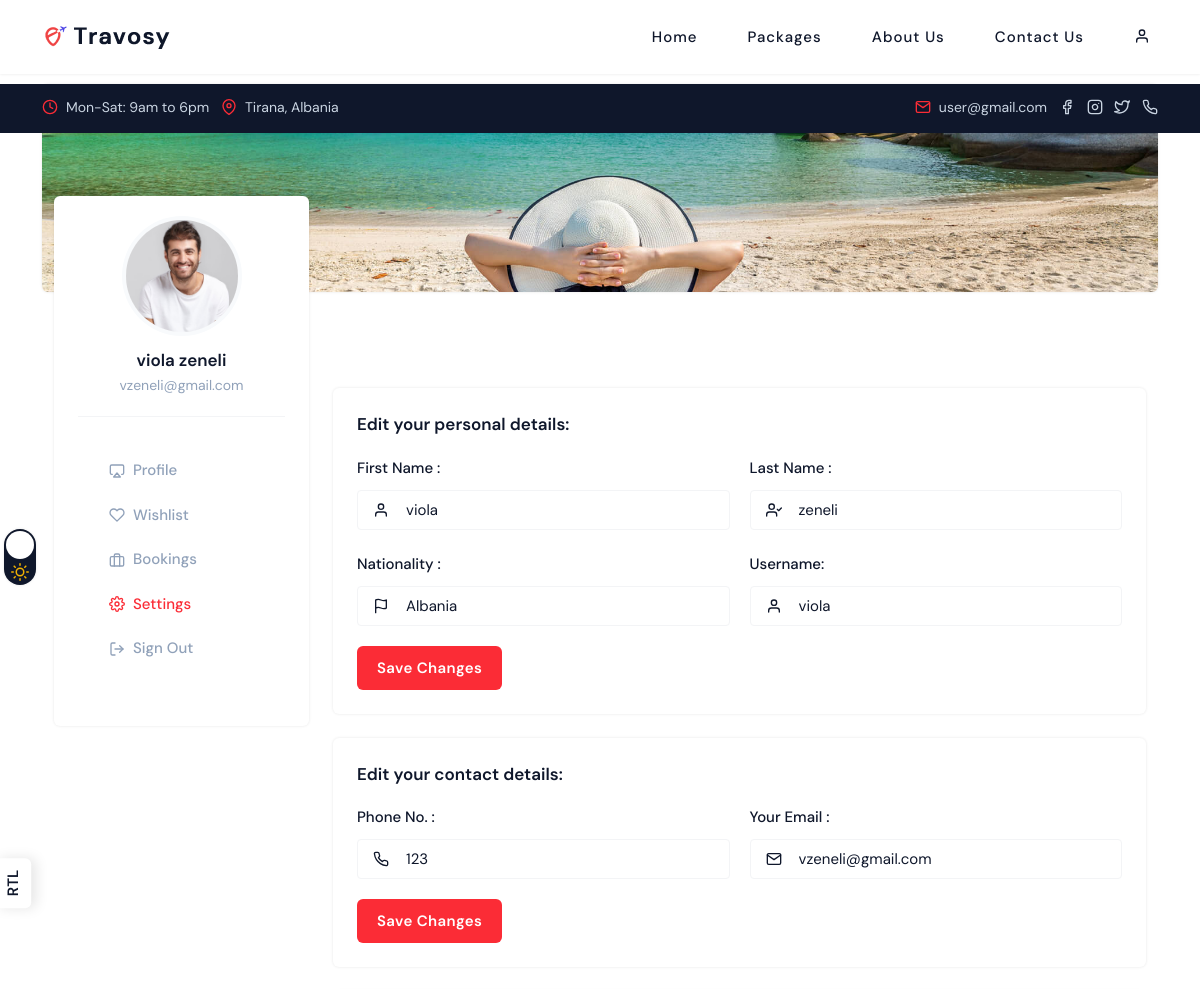
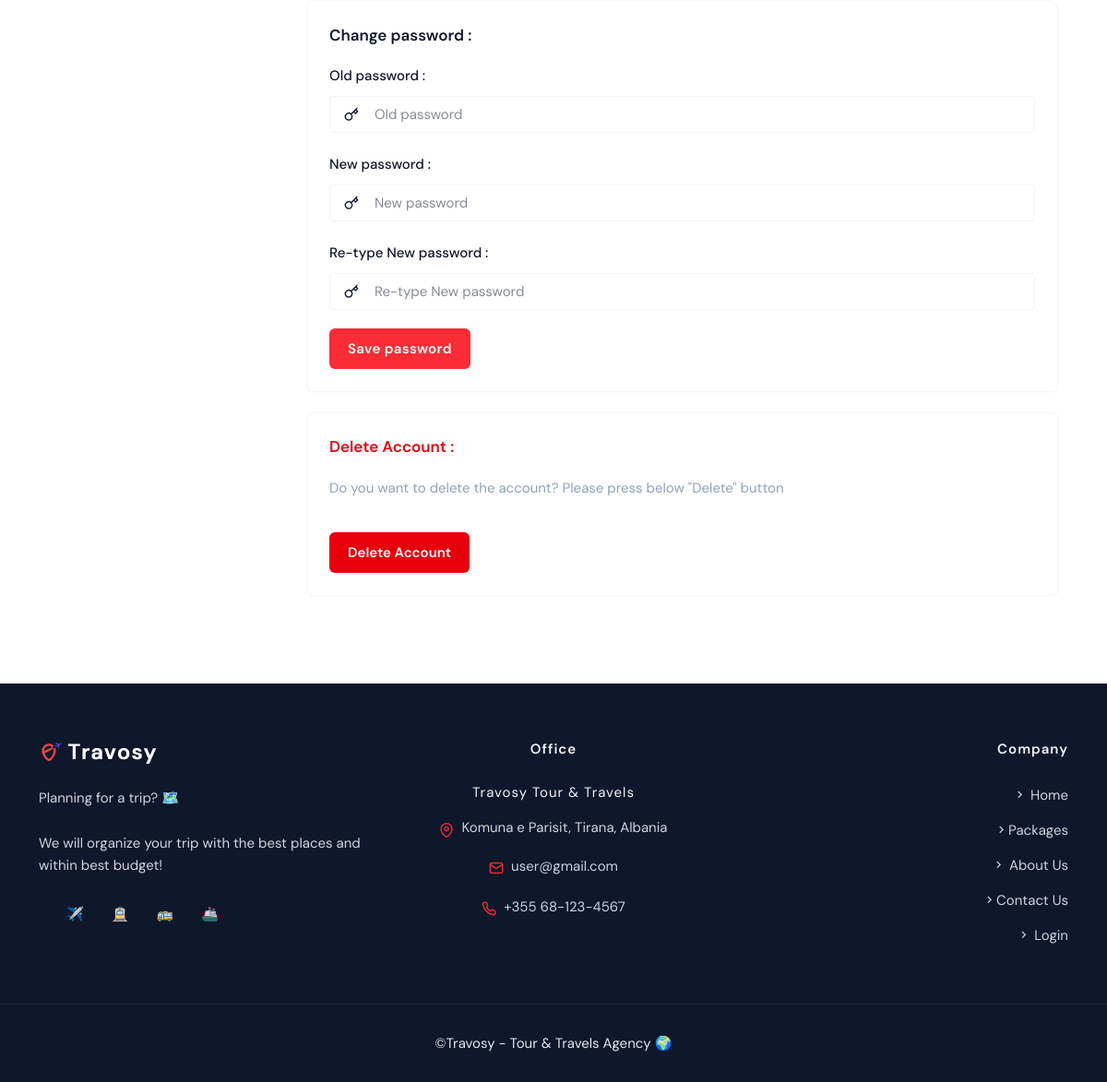
The app's page /user/user-setting.php (signed in) with its own data (2 pictures, top to bottom).
### tables this page shows
CREATE TABLE `users` (
  `user_id` int(11) NOT NULL,
  `username` varchar(50) NOT NULL,
  `email` varchar(255) NOT NULL,
  `password_hash` varchar(255) NOT NULL,
  `first_name` varchar(100) NOT NULL,
  `last_name` varchar(100) NOT NULL,
  `birthday` date DEFAULT NULL,
  `passport_number` varchar(50) DEFAULT NULL,
  `gender` enum('male','female','other') DEFAULT NULL,
  `nationality` varchar(100) DEFAULT NULL,
  `phone` varchar(20) DEFAULT NULL,
  `role` enum('user','admin') NOT NULL DEFAULT 'user',
  `created_at` datetime NOT NULL DEFAULT current_timestamp(),
  `profile_pic` varchar(2083) DEFAULT '/images/client/default.jpg'
);

### user/user-setting.php (the view, shortened to what this page needs)
<?php
    $base_dir = __DIR__ . '/../Base';
    $static_url = '/Travosy/assets';
    include '../db.php';
    $user_id = $_SESSION['user_id'];
    $sql = "SELECT first_name, last_name, nationality, username, phone, email FROM users WHERE user_id=?";
    $stmt = $conn->prepare($sql);
    $stmt->bind_param("i", $user_id);
    $stmt->execute();
    $result = $stmt->get_result();
    $user = $result->fetch_assoc();
?>
<section class="relative lg:pb-24 pb-16 md:mt-[84px] mt-[70px]">
    <div class="container md:!px-3 !px-0 relative">
        <div class="relative overflow-hidden md:rounded-md shadow-sm dark:shadow-gray-800 h-52 bg-center bg-no-repeat bg-cover" style="background-image: url('<?php echo $static_url . '/images/bg/cta.jpg'; ?>');"></div>
    </div>
    <div class="container relative md:mt-24 mt-16">
        <div class="md:flex">
            <div class="lg:w-1/4 md:w-1/3 md:px-3">
                <div class="sidebar">
                    <?php include 'user-sidebar.php'; ?>
                </div>
            </div>
            <div class="lg:w-3/4 md:w-2/3 md:px-3 mt-6 md:mt-0">
                <div class="p-6 rounded-md shadow-sm dark:shadow-gray-800 bg-white dark:bg-slate-900">
                    <h5 class="text-lg font-semibold mb-4">Edit your personal details:</h5>
                    <form method="POST" action="">
                        <div class="grid lg:grid-cols-2 grid-cols-1 gap-5">
                            <div>
                                <label class="form-label font-medium">First Name : <span class="text-red-600"></span></label>
                                <div class="form-icon relative mt-2">
                                <i data-feather="user" class="w-4 h-4 absolute top-3 start-4"></i>
                                <input type="text" name="first_name" value="<?php echo htmlspecialchars($user['first_name']); ?>" required class="ps-12 w-full py-2 px-3 h-10 bg-transparent dark:bg-slate-900 dark:text-slate-200 rounded outline-none border border-gray-100 dark:border-gray-800 focus:ring-0">
                                </div>
                            </div>
                            <div>
                                <label class="form-label font-medium">Last Name : <span class="text-red-600"></span></label>
                                <div class="form-icon relative mt-2">
                                <i data-feather="user-check" class="w-4 h-4 absolute top-3 start-4"></i>
                                <input type="text" name="last_name" value="<?php echo htmlspecialchars($user['last_name']); ?>" required class="ps-12 w-full py-2 px-3 h-10 bg-transparent dark:bg-slate-900 dark:text-slate-200 rounded outline-none border border-gray-100 dark:border-gray-800 focus:ring-0">
                                </div>
                            </div>
                            <div>
                                <label class="form-label font-medium">Nationality : <span class="text-red-600"></span></label>
                                <div class="form-icon relative mt-2">
                                <i data-feather="flag" class="w-4 h-4 absolute top-3 start-4"></i>
                                <input type="text" name="nationality" value="<?php echo htmlspecialchars($user['nationality']); ?>" required class="ps-12 w-full py-2 px-3 h-10 bg-transparent dark:bg-slate-900 dark:text-slate-200 rounded outline-none border border-gray-100 dark:border-gray-800 focus:ring-0">
                                </div>
                            </div>
                            <div>
                                <label class="form-label font-medium">Username:</label>
                                <div class="form-icon relative mt-2">
                                <i data-feather="user" class="w-4 h-4 absolute top-3 start-4"></i>
                                <input type="text" name="username" value="<?php echo htmlspecialchars($user['username']); ?>" required class="ps-12 w-full py-2 px-3 h-10 bg-transparent dark:bg-slate-900 dark:text-slate-200 rounded outline-none border border-gray-100 dark:border-gray-800 focus:ring-0">
                                </div>
                            </div>
                        </div>
                        <input type="submit" id="submit" name="send" class="py-2 px-5 inline-block font-semibold tracking-wide align-middle duration-500 text-base text-center bg-red-500 text-white rounded-md mt-5" value="Save Changes">
                    </form>
                </div>
                <div class="p-6 rounded-md shadow-sm dark:shadow-gray-800 bg-white dark:bg-slate-900 mt-6">
                    <h5 class="text-lg font-semibold mb-4">Edit your contact details:</h5>
                    <form method="POST" action="">
                        <div class="grid lg:grid-cols-2 grid-cols-1 gap-5">
                            <div>
                                <label class="form-label font-medium">Phone No. :</label>
                                <div class="form-icon relative mt-2">
                                    <i data-feather="phone" class="w-4 h-4 absolute top-3 start-4"></i>
                                    <input name="phone" id="phone" type="text" value="<?php echo htmlspecialchars($user['phone']); ?>" required class="ps-12 w-full py-2 px-3 h-10 bg-transparent dark:bg-slate-900 dark:text-slate-200 rounded outline-none border border-gray-100 dark:border-gray-800 focus:ring-0">
                                </div>
                            </div>
                            <div>
                                <label class="form-label font-medium">Your Email : <span class="text-red-600"></span></label>
                                <div class="form-icon relative mt-2">
                                    <i data-feather="mail" class="w-4 h-4 absolute top-3 start-4"></i>
                                    <input type="email" name="email" value="<?php echo htmlspecialchars($user['email']); ?>" required class="ps-12 w-full py-2 px-3 h-10 bg-transparent dark:bg-slate-900 dark:text-slate-200 rounded outline-none border border-gray-100 dark:border-gray-800 focus:ring-0">
                                </div>
                            </div>
                        </div>
                        <input type="submit" id="submit" name="update_contact" class="py-2 px-5 inline-block font-semibold tracking-wide align-middle duration-500 text-base text-center bg-red-500 text-white rounded-md mt-5" value="Save Changes">
                    </form>
                </div>
                <div class="p-6 rounded-md shadow-sm dark:shadow-gray-800 bg-white dark:bg-slate-900 mt-6">
                    <h5 class="text-lg font-semibold mb-4">Change password :</h5>
                    <form method="POST" action="">
                        <div class="grid grid-cols-1 gap-5">
                            <div>
                                <label class="form-label font-medium">Old password :</label>
                                <div class="form-icon relative mt-2">
                                    <i data-feather="key" class="w-4 h-4 absolute top-3 start-4"></i>
                                    <input type="password" name="old_password" class="ps-12 w-full py-2 px-3 h-10 bg-transparent dark:bg-slate-900 dark:text-slate-200 rounded outline-none border border-gray-100 dark:border-gray-800 focus:ring-0" placeholder="Old password" required>
                                </div>
                            </div>
                            <div>
                                <label class="form-label font-medium">New password :</label>
                                <div class="form-icon relative mt-2">
                                    <i data-feather="key" class="w-4 h-4 absolute top-3 start-4"></i>
                                    <input type="password" name="new_password" class="ps-12 w-full py-2 px-3 h-10 bg-transparent dark:bg-slate-900 dark:text-slate-200 rounded outline-none border border-gray-100 dark:border-gray-800 focus:ring-0" placeholder="New password" required>
                                </div>
                            </div>
                            <div>
                                <label class="form-label font-medium">Re-type New password :</label>
                                <div class="form-icon relative mt-2">
                                    <i data-feather="key" class="w-4 h-4 absolute top-3 start-4"></i>
                                    <input type="password" name="confirm_password" class="ps-12 w-full py-2 px-3 h-10 bg-transparent dark:bg-slate-900 dark:text-slate-200 rounded outline-none border border-gray-100 dark:border-gray-800 focus:ring-0" placeholder="Re-type New password" required>
                                </div>
                            </div>
                        </div>
                        <button type="submit" name="change_password" class="py-2 px-5 inline-block font-semibold tracking-wide align-middle duration-500 text-base text-center bg-red-500 text-white rounded-md mt-5">Save password</button>
                    </form>
                </div>
                <div class="p-6 rounded-md shadow-sm dark:shadow-gray-800 bg-white dark:bg-slate-900 mt-6">
                    <h5 class="text-lg font-semibold mb-5 text-red-600">Delete Account :</h5>
                    <p class="text-slate-400 mb-4">Do you want to delete the account? Please press below "Delete" button</p>
                    <button onclick="showDeleteDialog()" class="py-2 px-5 font-semibold text-white bg-red-600 rounded-md mt-5">Delete Account
                    </button>
                </div>
            </div>
        </div>
    </div>
</section>
<?php
include "$base_dir/style/base-user.php";
?>

### user/user-sidebar.php (shortened to what this page needs)
<div class="relative md:-mt-48 -mt-32">
    <div class="p-6 rounded-md shadow-sm dark:shadow-gray-800 bg-white dark:bg-slate-900">
        <div class="profile-pic text-center mb-5">
            <div>
                <div class="relative h-28 w-28 mx-auto">
                    <img src="<?php echo $static_url; ?>/images/client/16.jpg" class="rounded-full shadow-sm dark:shadow-gray-800 ring-4 ring-slate-50 dark:ring-slate-800" id="profile-image" alt="">
                    <label class="absolute inset-0 cursor-pointer" for="pro-img"></label>
                </div>
                <div class="mt-4">
                    <h5 class="font-semibold text-lg text-black dark:text-white">
                        <?= htmlspecialchars($user['first_name'] . ' ' . $user['last_name']) ?>
                    </h5>
                    <p class="text-sm text-slate-400"><?= htmlspecialchars($user['email']) ?></p>
                </div>
            </div>
        </div>
        <div class="border-t border-gray-100 dark:border-gray-700 p-4">
            <ul class="list-none sidebar-nav mb-0 pb-0" id="navmenu-nav">
                <li class="navbar-item account-menu">
                    <a href="user-profile.php" class="navbar-link text-slate-400 flex items-center py-2 rounded">
                        <span class="me-2 mb-0"><i data-feather="airplay" class="size-4"></i></span>
                        <h6 class="mb-0 font-medium">Profile</h6>
                    </a>
                </li>
                <li class="navbar-item account-menu">
                    <a href="user-packages.php" class="navbar-link text-slate-400 flex items-center py-2 rounded">
                        <span class="me-2 mb-0"><i data-feather="heart" class="size-4"></i></span>
                        <h6 class="mb-0 font-medium">Wishlist</h6>
                    </a>
                </li>
                <li class="navbar-item account-menu">
                    <a href="user-bookings.php" class="navbar-link text-slate-400 flex items-center py-2 rounded">
                        <span class="me-2 mb-0"><i data-feather="briefcase" class="size-4"></i></span>
                        <h6 class="mb-0 font-medium">Bookings</h6>
                    </a>
                </li>
                <li class="navbar-item account-menu">
                    <a href="user-setting.php" class="navbar-link text-slate-400 flex items-center py-2 rounded">
                        <span class="me-2 mb-0"><i data-feather="settings" class="size-4"></i></span>
                        <h6 class="mb-0 font-medium">Settings</h6>
                    </a>
                </li>
                <li class="navbar-item account-menu">
                    <a href="#" onclick="showLogoutDialog()" class="navbar-link text-slate-400 flex items-center py-2 rounded" style="cursor: pointer;">
                        <span class="me-2 mb-0"><i data-feather="log-out" class="size-4"></i></span>
                        <h6 class="mb-0 font-medium">Sign Out</h6>
                    </a>
                </li>
            </ul>
        </div>
    </div>
</div>

### records on screen
users: first_name+last_name "viola zeneli", email "vzeneli@gmail.com", first_name "viola", last_name "zeneli", nationality "Albania", username "viola", phone "123"
